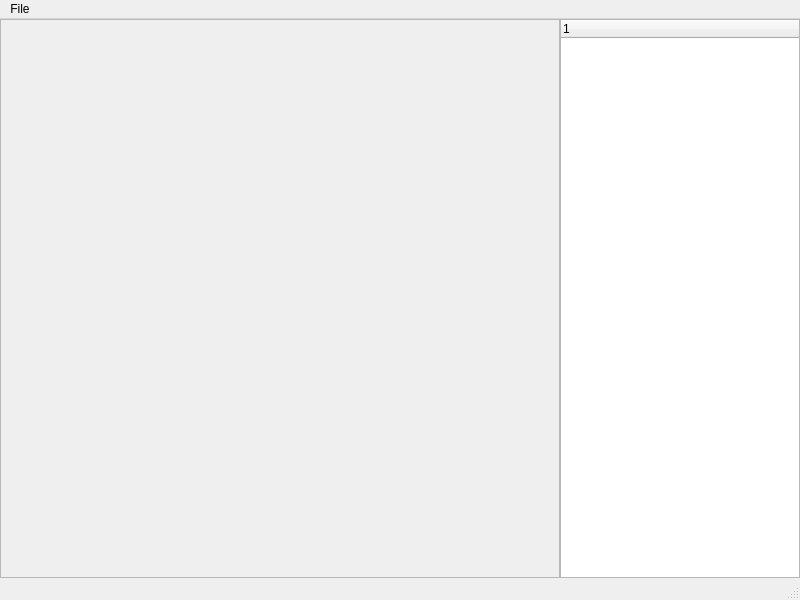
<?xml version="1.0" encoding="UTF-8"?>
<ui version="4.0">
 <class>ImageOrchestrer</class>
 <widget class="QMainWindow" name="ImageOrchestrer">
  <property name="geometry">
   <rect>
    <x>0</x>
    <y>0</y>
    <width>800</width>
    <height>600</height>
   </rect>
  </property>
  <property name="windowTitle">
   <string>MainWindow</string>
  </property>
  <widget class="QWidget" name="centralwidget">
   <layout class="QVBoxLayout" name="verticalLayout">
    <property name="spacing">
     <number>0</number>
    </property>
    <property name="leftMargin">
     <number>0</number>
    </property>
    <property name="topMargin">
     <number>0</number>
    </property>
    <property name="rightMargin">
     <number>0</number>
    </property>
    <property name="bottomMargin">
     <number>0</number>
    </property>
    <item>
     <widget class="QWidget" name="widget" native="true">
      <layout class="QHBoxLayout" name="horizontalLayout">
       <property name="spacing">
        <number>0</number>
       </property>
       <property name="leftMargin">
        <number>0</number>
       </property>
       <property name="topMargin">
        <number>0</number>
       </property>
       <property name="rightMargin">
        <number>0</number>
       </property>
       <property name="bottomMargin">
        <number>0</number>
       </property>
       <item>
        <widget class="QFrame" name="frame">
         <property name="enabled">
          <bool>true</bool>
         </property>
         <property name="sizePolicy">
          <sizepolicy hsizetype="Preferred" vsizetype="Preferred">
           <horstretch>7</horstretch>
           <verstretch>0</verstretch>
          </sizepolicy>
         </property>
         <property name="frameShape">
          <enum>QFrame::StyledPanel</enum>
         </property>
         <property name="frameShadow">
          <enum>QFrame::Raised</enum>
         </property>
        </widget>
       </item>
       <item>
        <widget class="QWidget" name="widget_2" native="true">
         <property name="sizePolicy">
          <sizepolicy hsizetype="Preferred" vsizetype="Preferred">
           <horstretch>3</horstretch>
           <verstretch>0</verstretch>
          </sizepolicy>
         </property>
         <layout class="QVBoxLayout" name="verticalLayout_2">
          <property name="spacing">
           <number>0</number>
          </property>
          <property name="leftMargin">
           <number>0</number>
          </property>
          <property name="topMargin">
           <number>0</number>
          </property>
          <property name="rightMargin">
           <number>0</number>
          </property>
          <property name="bottomMargin">
           <number>0</number>
          </property>
          <item>
           <widget class="QTreeWidget" name="project_tree">
            <property name="sizePolicy">
             <sizepolicy hsizetype="Expanding" vsizetype="Expanding">
              <horstretch>3</horstretch>
              <verstretch>0</verstretch>
             </sizepolicy>
            </property>
            <column>
             <property name="text">
              <string notr="true">1</string>
             </property>
            </column>
           </widget>
          </item>
         </layout>
        </widget>
       </item>
      </layout>
     </widget>
    </item>
   </layout>
  </widget>
  <widget class="QMenuBar" name="main_menu">
   <property name="geometry">
    <rect>
     <x>0</x>
     <y>0</y>
     <width>800</width>
     <height>30</height>
    </rect>
   </property>
   <property name="focusPolicy">
    <enum>Qt::TabFocus</enum>
   </property>
   <property name="defaultUp">
    <bool>false</bool>
   </property>
   <property name="nativeMenuBar">
    <bool>false</bool>
   </property>
   <widget class="QMenu" name="menuMenu">
    <property name="title">
     <string>File</string>
    </property>
    <property name="toolTipsVisible">
     <bool>true</bool>
    </property>
    <addaction name="new_project"/>
    <addaction name="load_project"/>
    <addaction name="save_project"/>
   </widget>
   <addaction name="menuMenu"/>
  </widget>
  <widget class="QStatusBar" name="statusbar"/>
  <action name="new_project">
   <property name="text">
    <string>New Project</string>
   </property>
  </action>
  <action name="load_project">
   <property name="text">
    <string>Load Project</string>
   </property>
  </action>
  <action name="actionRemove">
   <property name="text">
    <string>Remove</string>
   </property>
  </action>
  <action name="save_project">
   <property name="text">
    <string>Save Project</string>
   </property>
  </action>
 </widget>
 <resources/>
 <connections/>
</ui>
